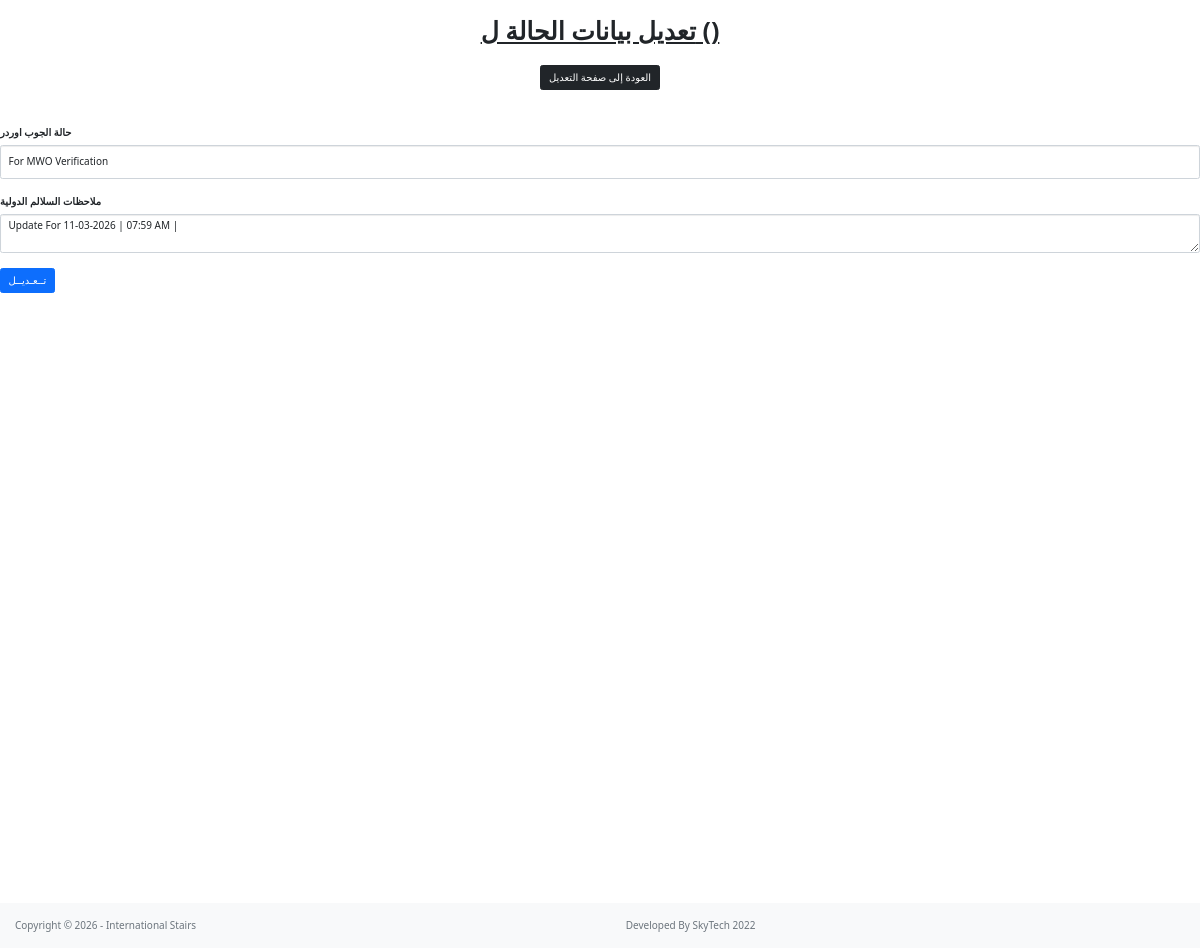
/skills_edit?id=4, run on an earlier commit of the app's database.
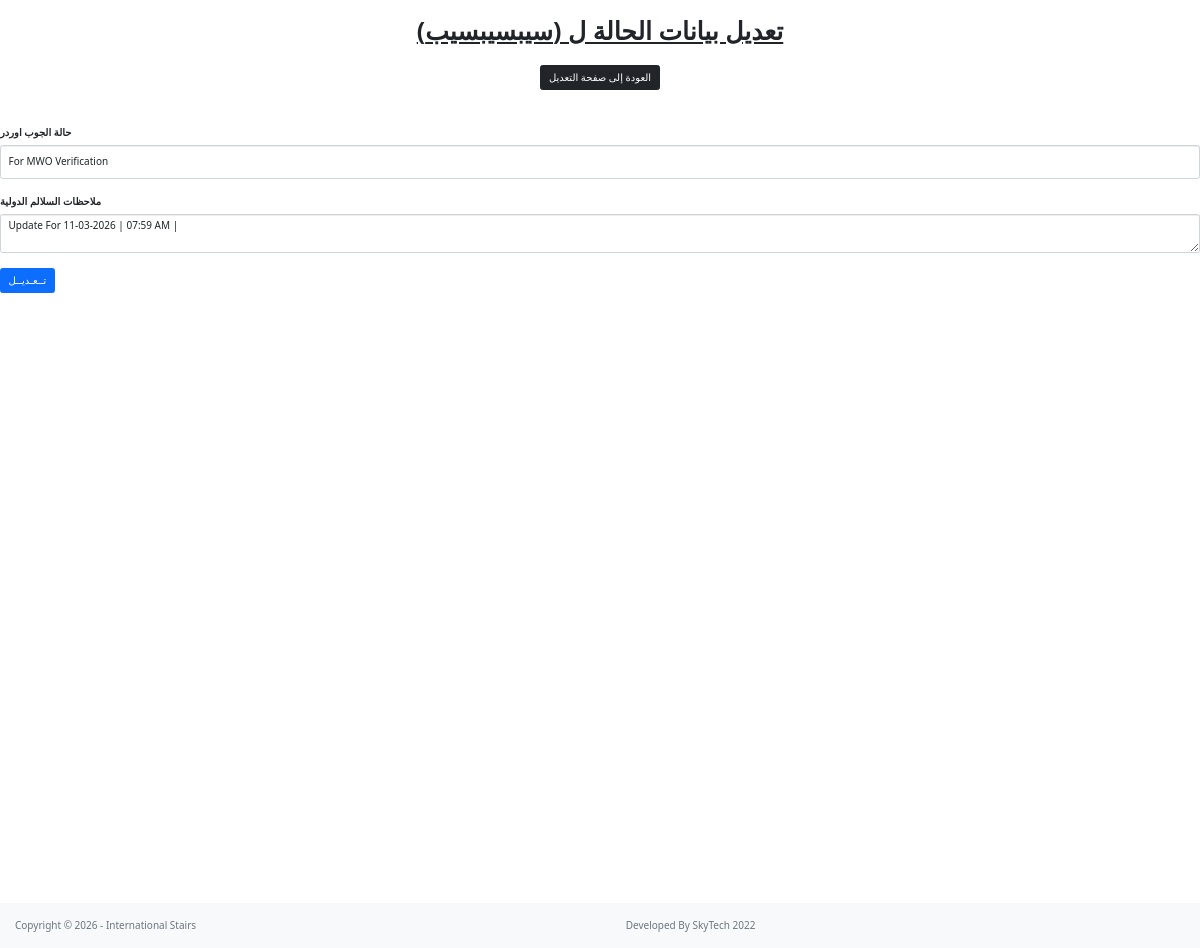
And on a later commit of the database.
### main.py (models this page shows)
class Skilled(db.Model):
    __tablename__ = "skills"
    id = db.Column(db.Integer, primary_key=True)
    company_name = db.Column(db.String(250), nullable=False)
    company_visa = db.Column(db.BIGINT, nullable=False)
    cr = db.Column(db.BIGINT, nullable=False)
    contact_No = db.Column(db.BIGINT, nullable=False)
    country = db.Column(db.String(250), nullable=False)
    mp_request = db.Column(db.String(250), nullable=False)
    quantity = db.Column(db.String(250), nullable=False)
    selected_or_recommended = db.Column(db.String(250), nullable=False)
    agency = db.Column(db.String(250), nullable=False)
    jo_status = db.Column(db.String(250), nullable=False)
    shipment_date = db.Column(db.String(250), nullable=True) # salalim remarks
    status = db.Column(db.String(1000), nullable=True)

### main.py (the view)
@app.route("/skills_edit", methods=["GET", "POST"])
def skills_edit():
    form = EditSkills()
    skills_id = request.args.get("id")
    updated_skills = Skilled.query.get(skills_id)
    if form.validate_on_submit():
        updated_skills.jo_status = form.jo_status.data
        updated_skills.shipment_date = form.shipment_date.data
        db.session.commit()
        flash("✔ تم تعديل حالة طلب العمالة المهنية بنجاح")
        return redirect(url_for('skills_edit'))
    return render_template("skills_edit.html", form=form, skill=updated_skills)

### main.py
class EditSkills(FlaskForm):
    jo_status = SelectField('حالة الجوب اوردر', choices=["For MWO Verification", "Verified From MWO and sent Via DHL",
                                                         "For DMW Approval", "DMW Approved"])
    shipment_date = TextAreaField(' ملاحظات السلالم الدولية', validators=[length(max=1000)],
    default=lambda: datetime.today().strftime('Update For %d-%m-%Y | %I:%M %p |') + "\n")# salalim remarks
    submit = SubmitField('تــعـديــل')

### templates/skills_edit.html (shortened to what this page needs)
{% extends 'bootstrap/base.html' %}
{% import "bootstrap/wtf.html" as wtf %}
{% block styles %}
  {{ super() }}
  <link rel="stylesheet" href="{{ url_for('static', filename='css/styles.css') }}">
{% endblock %}
{% block content %}
<br>
<div class="content">
    <h1 class="heading" style="text-align:center"><b><u>تعديل بيانات الحالة ل  ({{skill.company_name}})</u></b> </h1>
    <div class="heading">
<br>
    <h1 class="heading" style="text-align:center"><a href="{{url_for('skills_list')}}" class="btn btn-dark"> العودة إلى صفحة التعديل </a> </h1>
</div>
</div>
<br><br>
<div class="content">
    <div class="content">
      {{ wtf.quick_form(form,novalidate=True,button_map={'submit':'primary'}, form_type="horizontal",horizontal_columns=('md',5, 5))}}
</div>
</div>
<br><br><br><br><br><br><br><br><br><br><br><br><br><br><br><br><br><br><br><br><br><br><br><br><br><br><br><br><br><br><br><br>
<br><br><br><br><br><br><br>
{%include "footer.html"%}
    {% endblock %}

What changed in the data, as far as the page shows it:
added Skilled: company_name "سيبسيبسيب"
